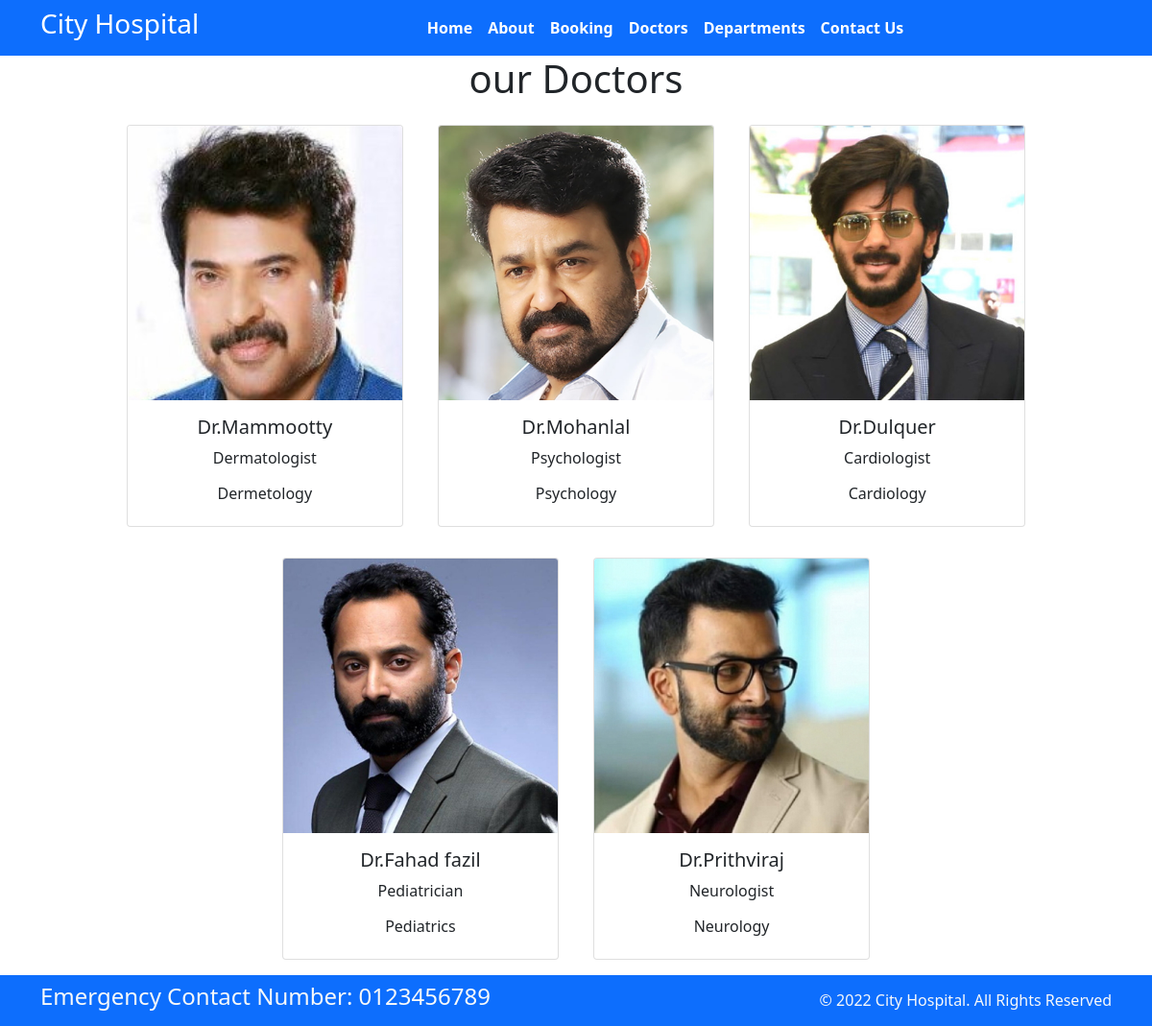
Page /doctors on the committed database.
### hospital_app/models.py (models this page shows, shortened)
class Doctors(models.Model):
    doc_name = models.CharField(max_length=255)
    doc_spec=models.CharField(max_length=250)
    dep_name=models.ForeignKey(Departments, on_delete=models.CASCADE)
    doc_image=models.ImageField(upload_to='doctors')

class Departments(models.Model):
    dep_name = models.CharField(max_length=100)
    dep_description = models.TextField()
    def __str__(self):
        return self.dep_name

### hospital_app/views.py (the view)
# urls.py: path('doctors',views.doctors,name='doctors'),
def doctors(request):
     dict_docs={
        'doctors': Doctors.objects.all()
     }
     return render(request,'doctors.html',dict_docs)

### hospital_app/templates/doctors.html (shortened to what this page needs)
{% extends 'base.html'%}
{% block content%}
<h1 class="text-center"> our Doctors </h1>
 <div class="container text-center bg-grey">
    {%for d in doctors%}
    <div class="card text-center mx-3 my-3" style="width: 18rem; display:inline-block">
        <img src="{{d.doc_image.url}}" class="card-img-top" alt="...">
        <div class="card-body">
          <h5 class="card-title">Dr.{{d.doc_name}}</h5>
          <p class="card-text">{{d.doc_spec}}</p>
          <h6>{{d.dep_name}}</h6>
        </div>
      </div>
    {% endfor%}
 </div>
 {% endblock %}

### hospital_app/templates/base.html (shortened to what this page needs)
{% load static %}
<!DOCTYPE html>
<html>
  <head>
    <link rel="stylesheet"
      href=" https://cdn.jsdelivr.net/npm/bootstrap@5.1.3/dist/css/bootstrap.min.css ">
    <link rel="stylesheet"
      href="https://use.fontawesome.com/releases/v5.2.0/css/all.css">
      <link rel="stylesheet"
      href="{% static '/css/style.css' %}">
  </head>
  <body>
    <nav class="navbar bg-primary navbar-expand-md ">
      <div class="container">
        <div class="col-2 text-left pl-md-0">
          <h3 class="text-white"> City Hospital </h3>
        </div>
        <div
          class="collapse navbar-collapse justify-content-center col-md-8 navbar-collapse-3">
          <ul class="navbar-nav justify-content-center  fw-bold">
            <li class="nav-item active">
              <a class="nav-link text-white" href="{% url 'home' %}">Home </a>
            </li>
            <li class="nav-item">
              <a class="nav-link text-white" href="{% url 'about' %}">About</a>
            </li>
            <li class="nav-item">
              <a class="nav-link text-white" href="{% url 'booking' %}">Booking</a>
            </li>
            <li class="nav-item">
              <a class="nav-link text-white" href="{% url 'doctors' %}">Doctors</a>
            </li>
			 <li class="nav-item">
              <a class="nav-link text-white" href="{% url 'department' %}">Departments</a>
            </li>
            <li class="nav-item">
              <a class="nav-link text-white" href="{% url 'contact' %}">Contact Us</a>
            </li>
          </ul>
        </div>
      </div>
    </nav>
    {% block content%} {%endblock%}
    <section class="">
      <footer class=" pt-2 pb-2  bg-primary text-light">
        <div class="container">
          <div class="row align-items-center">
            <div class="col-12 col-md-8">
              <h4>Emergency Contact Number: 0123456789</h4>
            </div>
            <div class="col-12 col-md-4 mt-4 mt-md-0 text-center text-md-end">
              © 2022 City Hospital. All Rights Reserved
            </div>
          </div>
        </div>
      </footer>
    </section>
  </body>
</html>

### rows in the picture
Doctors: doc_image (picture), doc_name "Mammootty", doc_spec "Dermatologist", dep_name "Dermetology"
Doctors: doc_image (picture), doc_name "Mohanlal", doc_spec "Psychologist", dep_name "Psychology"
Doctors: doc_image (picture), doc_name "Dulquer", doc_spec "Cardiologist", dep_name "Cardiology"
Doctors: doc_image (picture), doc_name "Fahad fazil", doc_spec "Pediatrician", dep_name "Pediatrics"
Doctors: doc_image (picture), doc_name "Prithviraj", doc_spec "Neurologist", dep_name "Neurology"
